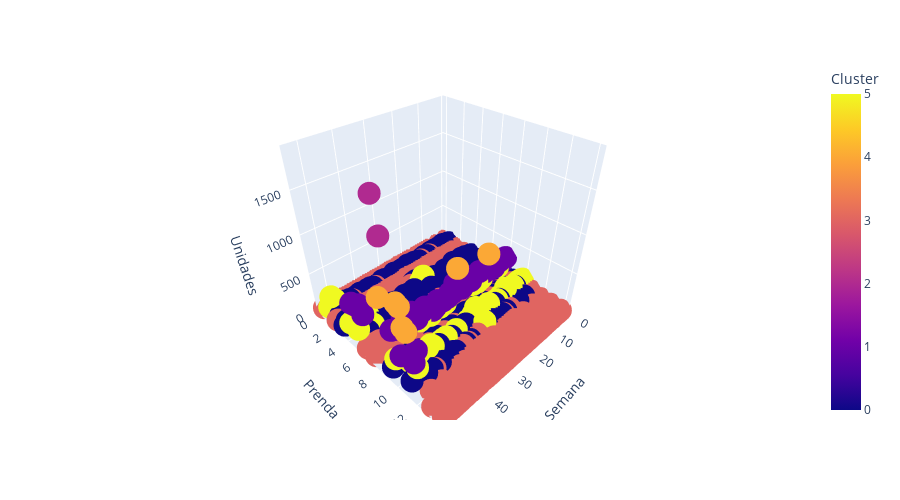

Source (notebook cell):
### Code cell
df2_group['Cluster'] = kmeans.labels_
fig = px.scatter_3d(df2_group, x='Semana', y='Prenda', z='Unidades', color = 'Cluster')

fig.update_layout(height = 500)
fig

### Figure 1 — Plotly figure (JSON) as saved in the notebook; plotly's stock layout.template omitted (floating-point values rounded to 4 significant figures; data arrays with more than 128 entries replaced by an {"elided": "..."} marker saying what was removed)
{"data": [{"hovertemplate": "Semana=%{x}<br>Prenda=%{y}<br>Unidades=%{z}<br>Cluster=%{marker.color}<extra></extra>", "legendgroup": "", "marker": {"color": {"elided": "759 int values"}, "coloraxis": "coloraxis", "symbol": "circle"}, "mode": "markers", "name": "", "scene": "scene", "showlegend": false, "type": "scatter3d", "x": {"elided": "759 int values"}, "y": {"elided": "759 int values"}, "z": {"elided": "759 int values"}}], "layout": {"coloraxis": {"colorbar": {"title": {"text": "Cluster"}}, "colorscale": [[0, "#0d0887"], [0.1111, "#46039f"], [0.2222, "#7201a8"], [0.3333, "#9c179e"], [0.4444, "#bd3786"], [0.5556, "#d8576b"], [0.6667, "#ed7953"], [0.7778, "#fb9f3a"], [0.8889, "#fdca26"], [1, "#f0f921"]]}, "height": 500, "legend": {"tracegroupgap": 0}, "margin": {"t": 60}, "scene": {"domain": {"x": [0, 1], "y": [0, 1]}, "xaxis": {"title": {"text": "Semana"}}, "yaxis": {"title": {"text": "Prenda"}}, "zaxis": {"title": {"text": "Unidades"}}}}}
